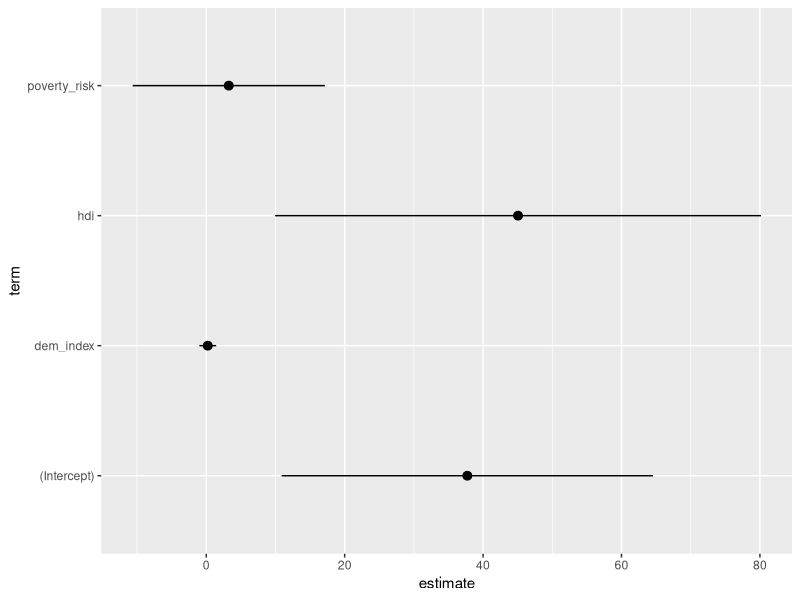
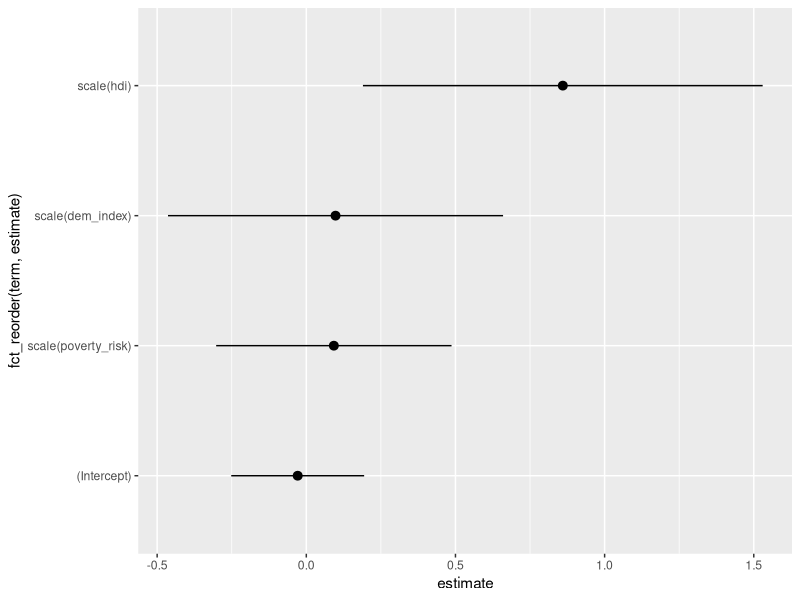
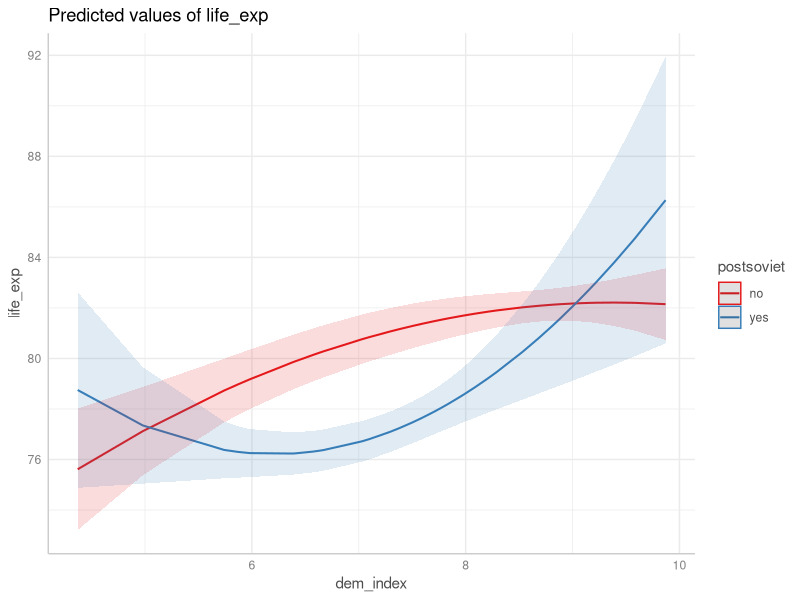
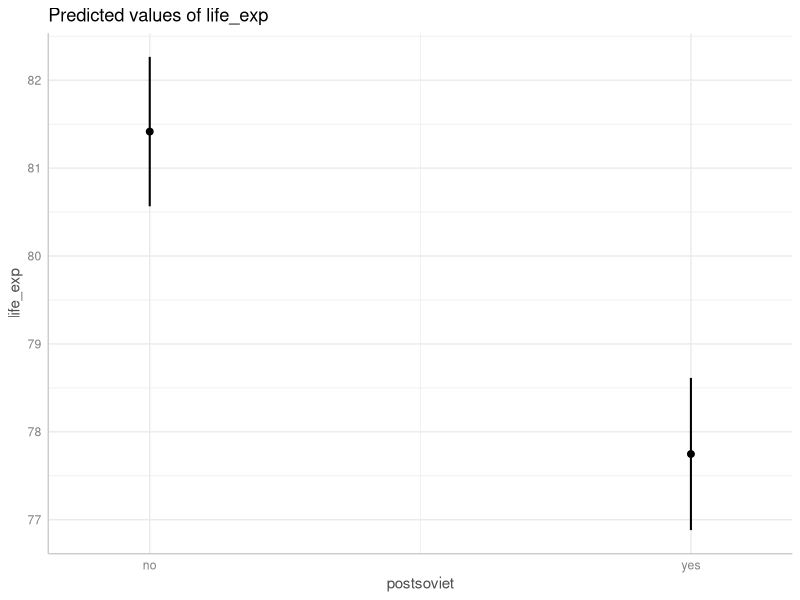

R code for these plots, in order:
## ---- chunk 1
knitr::opts_chunk$set(echo = FALSE)

library(tidyverse)
library(here)
library(ggeffects)
library(broom)

countries <- read.csv(here("data", "countries.csv"))
## ---- chunk 2
m1 = lm(life_exp ~ hdi + dem_index + poverty_risk, data = countries)

tidy(m1) %>% 
  ggplot(aes(x = estimate, 
             xmin = estimate - 1.96*std.error, 
             xmax = estimate + 1.96*std.error,
             y = term)) +
  geom_pointrange()
## ---- chunk 3

m2 = lm(scale(life_exp) ~ scale(hdi) + scale(dem_index) + scale(poverty_risk), data = countries)

tidy(m2) %>% 
  ggplot(aes(x = estimate, 
             xmin = estimate - 1.96*std.error, 
             xmax = estimate + 1.96*std.error,
             y = fct_reorder(term, estimate))) +
  geom_pointrange()
## ---- chunk 4
mod1 = lm(life_exp ~ dem_index, data = countries)
coef(mod1)
## ---- chunk 5

m2 = lm(life_exp ~ poly(dem_index, 2) * postsoviet,
          data = countries[!is.na(countries$dem_index),])
coef(m2)
## ---- chunk 6
ggpredict(m2, terms = c("dem_index [4,6,8]", "postsoviet [yes]"))
## ---- chunk 7
plot(ggpredict(m2, terms = c("dem_index [all]", "postsoviet")))
## ---- chunk 8
plot(ggpredict(m2, terms = c("postsoviet")))
